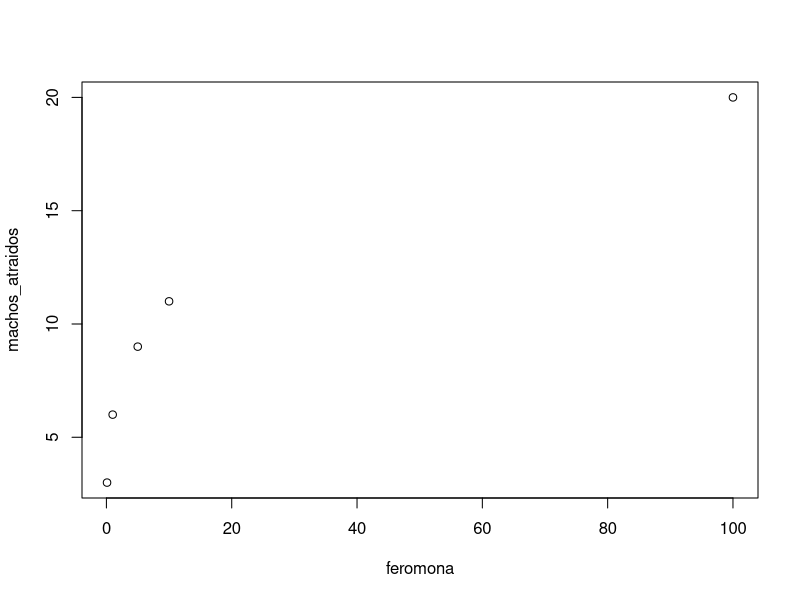
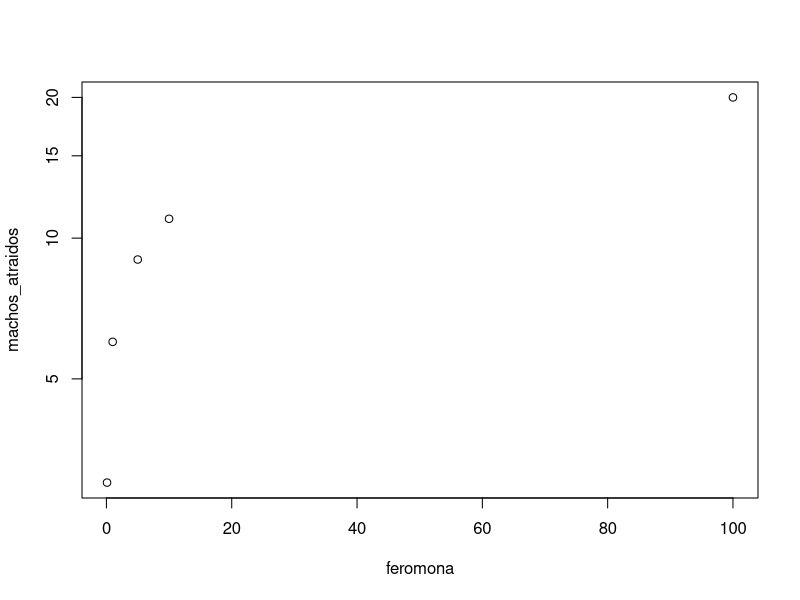
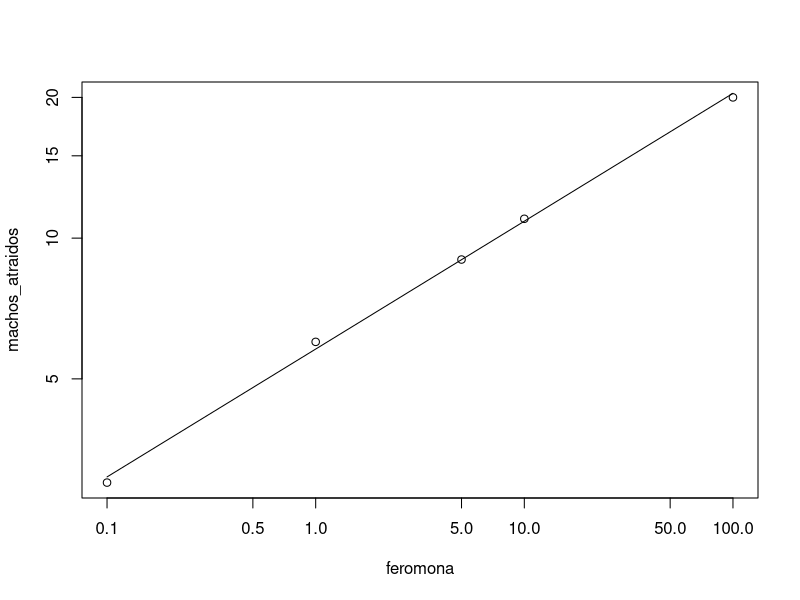

The R script that drew these images, in order:
feromona=c(0.1, 1, 5, 10, 100)
machos_atraidos=c(3, 6 ,9 ,11 ,20)
dfPlaga=data.frame(feromona,machos_atraidos)
plot(dfPlaga)
plot(dfPlaga,log="y")
plot(dfPlaga,log="xy")
summary(lm(log10(machos_atraidos)~log10(feromona),data=dfPlaga))$r.squared
summary(lm(log10(machos_atraidos)~log10(feromona),data=dfPlaga))
a=10^0.762749

curve(a*x^0.273509, add=TRUE)
#(50/5.7909)=x^0.273509
respuesta=8.634236^(1/0.273509)